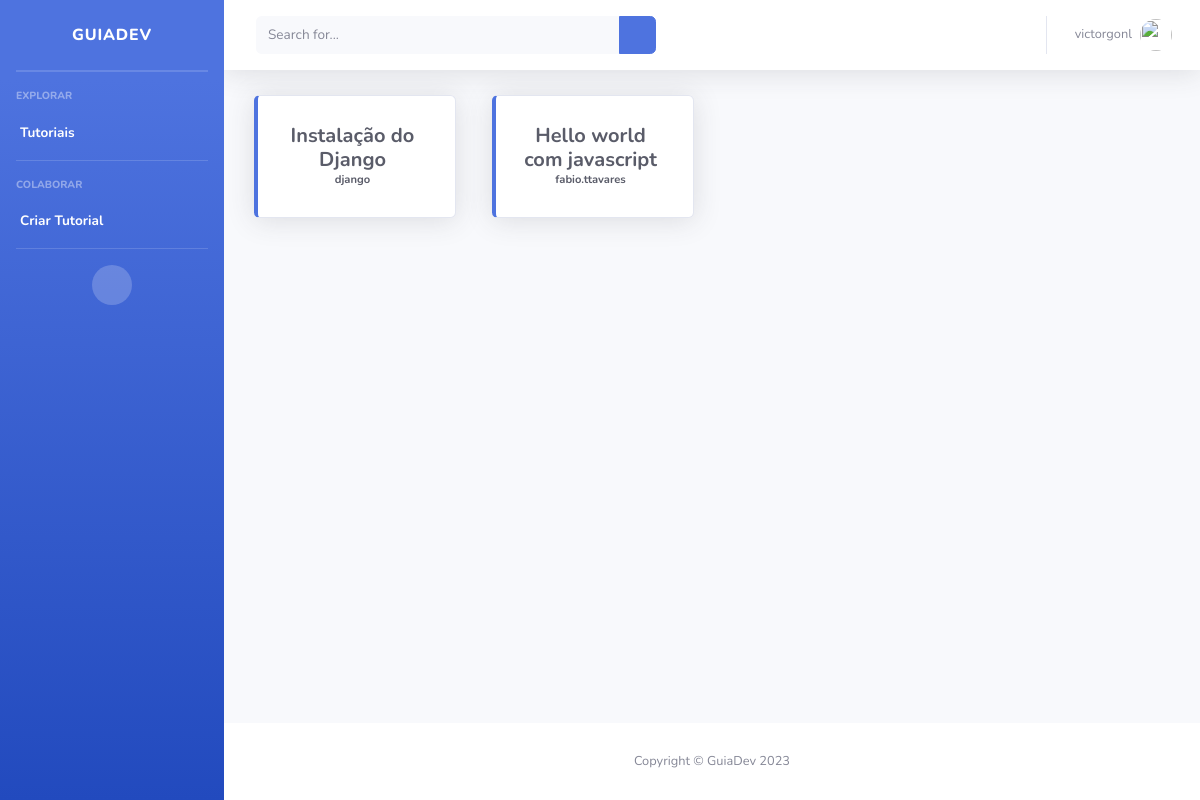
/tutoriais/ (signed in), run on the app's committed database.
### base/models.py (models this page shows, shortened)
class Tutorial(models.Model):
    id = models.AutoField(primary_key=True)
    titulo = models.CharField(max_length=100)
    descricao = models.CharField(max_length=1000)
    usuario = models.ForeignKey(Usuario, on_delete=models.CASCADE)
    total_likes = models.IntegerField(default=0)
    tecnologias = models.ForeignKey(Tecnologia, null=True, blank=True, on_delete=models.SET_NULL)
    class Meta:
        verbose_name_plural = "Tutoriais"

class Usuario(models.Model):
    id = models.AutoField(primary_key=True)
    username = models.CharField(unique=True, max_length=50)
    email = models.CharField(unique=True, max_length=100)
    nome = models.CharField(max_length=100)
    sobrenome = models.CharField(max_length=200)
    class Meta:
        verbose_name_plural = "Usuários"

### base/views.py (the view)
# urls.py: path("tutoriais/", views.tutoriais_view, name="tutoriais"),
@login_required(login_url="login/")
def tutoriais_view(request):
    if request.method == 'GET':
        tutoriais = Tutorial.objects.all()
        usuario = request.user
        context = {
            'tutoriais': tutoriais,
            'usuario': usuario
        }
        return render(request, 'tutoriais.html', context=context)
    return render(request, 'tutoriais.html')

### base/templates/tutoriais.html (shortened to what this page needs)
{% extends "index.html" %}
{% block tutoriais %}
{% for tutorial in tutoriais %}
{% load static %}
<div class="col-xl-3 col-md-6 mb-4">
    <form method="post" action="{% url 'tutorial' %}">
        <button type="submit" style="text-decoration: none; border: none; background-color: transparent;">
            <div class="card border-left-primary shadow h-100 py-2">
                <div class="card-body">
                    <div class="row no-gutters align-items-center">
                        <div class="col mr-2">
                            <div class="h5 mb-0 font-weight-bold text-gray-800">
                                {{tutorial.titulo}}
                            </div>
                            <div class="text-xs font-weight-bold text-primary text-gray-800 ">
                                {{tutorial.usuario.username}}
                            </div>
                        </div>
                    </div>
                </div>
            </div>
        </button>
    </form>
</div>
{% endfor %}
{% endblock tutoriais%}

### base/templates/index.html (shortened to what this page needs)
<!DOCTYPE html>
<html lang="en">
{% load static %}
<head>
    <link href="{% static 'vendor/fontawesome-free/css/all.min.css' %}" rel="stylesheet" type="text/css">
    <link href="{% static 'css/sb-admin-2.min.css' %}" rel="stylesheet">
</head>
<body id="page-top">
    <div id="wrapper">
        <ul class="navbar-nav bg-gradient-primary sidebar sidebar-dark accordion" id="accordionSidebar">
            <a class="sidebar-brand d-flex align-items-center justify-content-center" href="{% url 'index' %}">
                <div class="sidebar-brand-text mx-3">GuiaDev</sup></div>
            </a>
            <hr class="sidebar-divider my-0">
            <hr class="sidebar-divider">
            <div class="sidebar-heading">
                Explorar
            </div>
            <li class="nav-item active">
                <a class="nav-link" href="{% url 'tutoriais' %}">
                    <span>Tutoriais</span></a>
            <hr class="sidebar-divider d-none d-md-block">
            <div class="sidebar-heading">
                Colaborar
            </div>
            <li class="nav-item active">
                <a class="nav-link" href="{% url 'adicionar_tutorial' %}">
                    <span>Criar Tutorial</span></a>
            </li>
            <hr class="sidebar-divider d-none d-md-block">
            <div class="text-center d-none d-md-inline">
                <button class="rounded-circle border-0" id="sidebarToggle"></button>
            </div>
        </ul>
        <div id="content-wrapper" class="d-flex flex-column">
            <div id="content">
                <nav class="navbar navbar-expand navbar-light bg-white topbar mb-4 static-top shadow">
                    <form
                        class="d-none d-sm-inline-block form-inline mr-auto ml-md-3 my-2 my-md-0 mw-100 navbar-search">
                        <div class="input-group">
                            <input type="text" class="form-control bg-light border-0 small" placeholder="Search for..."
                                aria-label="Search" aria-describedby="basic-addon2">
                            <div class="input-group-append">
                                <button class="btn btn-primary" type="button">
                                    <i class="fas fa-search fa-sm"></i>
                                </button>
                            </div>
                        </div>
                    </form>
                    <ul class="navbar-nav ml-auto">
                        <li class="nav-item dropdown no-arrow">
                            <a class="nav-link dropdown-toggle" href="#" id="userDropdown" role="button"
                                data-toggle="dropdown" aria-haspopup="true" aria-expanded="false">
                                <span class="mr-2 d-none d-lg-inline text-gray-600 small">{{usuario.username}}</span>
                                <img class="img-profile rounded-circle" src="{% static 'img/undraw_profile.svg' %}">
                            </a>
                        </li>
                    </ul>
                </nav>
                <div class="container-fluid">
                    <div class="row">
                        {% block tutoriais %}
                        {% endblock tutoriais %}
                    </div>
                </div>
            </div>
            <footer class="sticky-footer bg-white">
                <div class="container my-auto">
                    <div class="copyright text-center my-auto">
                        <span>Copyright &copy; GuiaDev 2023</span>
                    </div>
                </div>
            </footer>
        </div>
    </div>
</body>
</html>

### data on the page
Tutorial: titulo "Instalação do Django", usuario.username "django"
Tutorial: titulo "Hello world com javascript", usuario.username "fabio.ttavares"

### other printed values
{{ usuario.username }} "victorgonl"
